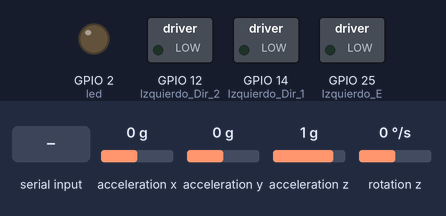
Bench run of a sketch on a simulated ESP32. On the bench: switched loads named in the sketch (green lamp = pin HIGH), output pins drawn as LEDs (lit = HIGH). Wiring (inferred from the names in the program): MPU-6050 motion sensor at I2C address 0x68. The test bench sets the inputs (shaded band); at power-on: acceleration x 0 g, acceleration y 0 g, acceleration z 1 g, rotation z 0 °/s. Nothing arrives over Bluetooth unless stated; pins used as bus, display or sensor lines are not drawn; what the sketch prints to the serial monitor is not drawn.

Above: at 1.2 s.
1.3 s: "B" received over the second serial link
At 1.9 s:
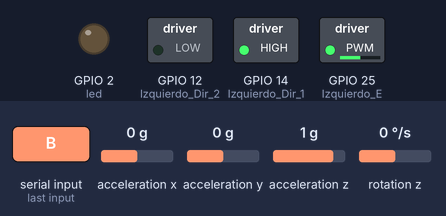
2.8 s: "R" received over the second serial link
At 3.9 s:
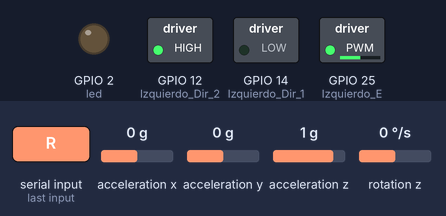
4.3 s: "L" received over the second serial link
At 5.5 s:
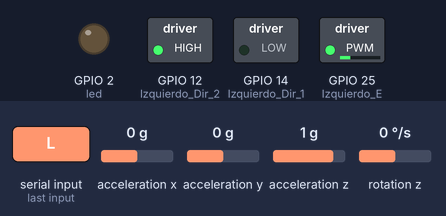
5.8 s: "W" received over the second serial link
At 7.0 s:
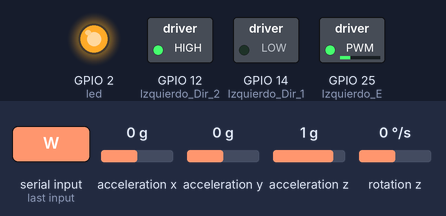
7.3 s: "F" received over the second serial link
At 8.3 s:
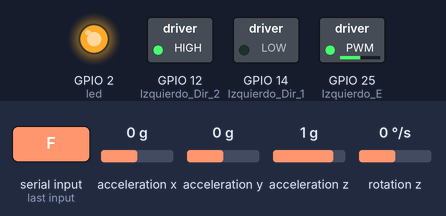
8.9 s: "S" received over the second serial link
At 9.2 s:
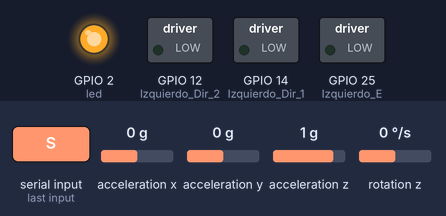
Timing chart, 0 to 11.4 s (numbered marks = the images above; inputs shaded):
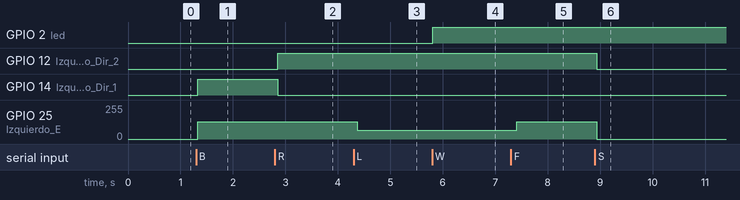

The sketch:

Esp_32_RV_Dir_Bluetood_C_MPU_PWM.ino
```cpp
/*
Comandos git:
  git commit -a -m "primero test"
  git push --set-upstream origin master
*/

#include "BluetoothSerial.h"

#if !defined(CONFIG_BT_ENABLED) || !defined(CONFIG_BLUEDROID_ENABLED)
#error Bluetooth is not enabled! Please run `make menuconfig` to and enable it
#endif

#include "Wire.h"

//Direccion I2C de la IMU
#define MPU 0x68

//Ratios de conversion
#define A_R 16384.0    // 32768/2
#define G_R 131.0       // 32768/250

//Conversion de radianes a grados 180/PI
#define RAD_A_DEG = 57.295779

//Declaracion objeto otro nucleo
TaskHandle_t Task1;

//Declaracion objeto Bluetoodth
BluetoothSerial SerialBT;

#define led 2

//Pines motor
#define Derecho_A 34
#define Derecho_B 35
#define Derecho_E 13
#define Derecho_Dir_1 26
#define Derecho_Dir_2 27
#define Izquierdo_A 23
#define Izquierdo_B 22
#define Izquierdo_E 25
#define Izquierdo_Dir_1 14
#define Izquierdo_Dir_2 12

int Adelante [2] = {0,1};
int Atras [2] = {1,0};
int Quieto [2] = {0,0};
long lastAction = 0;
int count = 0;

//Variables de comunicacion
String accion = "";
String incoming = "";
String to_send = "";
bool in = false;

// setting PWM properties
const int freq = 1000;
const int ChannelI = 0;
const int ChannelD = 1;
const int resolution = 10;

//MPU-6050 da los valores en enteros de 16 bits
//Valores RAW
int16_t AcX, AcY, AcZ, GyX, GyY, GyZ;

//Angulos
float Acc[3];
float Gy[3];
float Angle[3];

String valores;

long tiempo_prev;
float dt;

//Declaracion de funciones
void codeForTask1(void *parameter);
void mover(int Dir_D[2], int Dir_I[2], int PWM_D, int PWM_I);
void adelante();
void atras();
void derecha();
void isquierda();
void quieto();

void setup() {
  Wire.begin();
  Wire.beginTransmission(MPU);
  Wire.write(0x6B);
  Wire.write(0);
  Wire.endTransmission(true);
  Serial.begin(115200);

  xTaskCreatePinnedToCore(
    codeForTask1, /* Task function. */
    "Task_1",  /* name of task. */
    1000,     /* Stack size of task */
    NULL,     /* parameter of the task */
    1,        /* priority of the task */
    &Task1,     /* Task handle to keep track of created task */
    0);       /* Core */

  SerialBT.begin("ESP32"); //Bluetooth device name
  Serial.println("The device started, now you can pair it with bluetooth!");
  pinMode(led, OUTPUT);

  pinMode(Derecho_A, INPUT);
  pinMode(Derecho_B, INPUT);
  pinMode(Derecho_Dir_1, OUTPUT);
  pinMode(Derecho_Dir_2, OUTPUT);
  pinMode(Izquierdo_A, INPUT);
  pinMode(Izquierdo_B, INPUT);
  pinMode(Izquierdo_Dir_1, OUTPUT);
  pinMode(Izquierdo_Dir_2, OUTPUT);


  // configure LED PWM functionalitites
  ledcSetup(ChannelI, freq, resolution);
  ledcSetup(ChannelD, freq, resolution);

  // attach the channel to the GPIO to be controlled
  ledcAttachPin(Izquierdo_E, ChannelI);
  ledcAttachPin(Derecho_E, ChannelD);
}

void loop() {
   long now = millis();
   if (now - lastAction > 10){
     //Leer los valores del Acelerometro de la IMU
     Wire.beginTransmission(MPU);
     Wire.write(0x3F); //Pedir el registro 0x3F - corresponde al AcZ
     Wire.endTransmission(false);
     Wire.requestFrom(MPU,2,true);   //A partir del 0x3B, se piden 6 registros
     AcZ=Wire.read()<<8|Wire.read(); //Cada valor ocupa 2 registros

     //Leer los valores del Giroscopio
     Wire.beginTransmission(MPU);
     Wire.write(0x47);
     Wire.endTransmission(false);
     Wire.requestFrom(MPU,2,true);   //A partir del 0x43, se piden 6 registros
     GyZ=Wire.read()<<8|Wire.read(); //Cada valor ocupa 2 registros

     //Calculo del angulo del Giroscopio
     Gy[2] = GyZ/G_R;

     dt = (millis() - tiempo_prev) / 1000.0;
     tiempo_prev = millis();

     //Integración respecto del tiempo paras calcular el YAW
     Angle[2] = Angle[2]+Gy[2]*dt-0.00196; //Este 0.012 es para el ERROR lo Puso Sr. Vega

     //Mostrar los valores por consola
     valores = "90, " + String(Angle[2]) + ", -90";
     Serial.println(valores);
   }

   if (now - lastAction > 100){
     lastAction = now;
     if(count<4){
        quieto();
     }else{
       if(accion=="B"){
          atras();
       }
       if(accion=="R"){
          derecha();
       }
       if(accion=="L"){
          izquierda();
       }
       if(accion=="F"){
          adelante();
       }
       if(accion=="S"){
          quieto();
       }
       if(accion=="W"){
          to_send = ""+String(Angle[2])+" "+String(tiempo_prev)+"";//'1';
       }
       if(accion=="w"){
          to_send = '0';
       }
       accion="";
     }
     count++;
  }

  if(in){
    if(incoming == "W"){
      digitalWrite(led,HIGH);
    }
    if(incoming == "w"){
      digitalWrite(led,LOW);
    }
    accion=incoming;
    incoming ="";
    in = false;
  }

}

//*****************************
//***   TAREA OTRO NUCLEO   ***
//*****************************

void codeForTask1(void *parameter)
{

  for (;;)
  {

    while (SerialBT.available()) {
      int letra = SerialBT.read();
      incoming += (char)letra;
    }

    if(incoming != ""){
      Serial.println(incoming);
      in = true;
    }

    if(to_send != ""){
      char msg[25];
      char voidchar;
      to_send.toCharArray(msg, 100);
      int i=0;
      while(msg[i] != voidchar){
        Serial.print(msg[i]);
        SerialBT.write(msg[i]);
        i++;
      }
      Serial.println();
      to_send="";
    }

    vTaskDelay(20);
  }
}

//*****************************
//*******   FUNCIONES   *******
//*****************************

void mover(int Dir_D[2], int Dir_I[2], int PWM_D, int PWM_I){
  digitalWrite(Derecho_Dir_1, Dir_D[0]);
  digitalWrite(Derecho_Dir_2, Dir_D[1]);
  digitalWrite(Izquierdo_Dir_1, Dir_I[0]);
  digitalWrite(Izquierdo_Dir_2, Dir_I[1]);
  ledcWrite(ChannelD, PWM_D); //Salida analogica Derecha
  ledcWrite(ChannelI, PWM_I); //Salida analogica Isquierda
}

void adelante(){
  mover(Adelante, Adelante, 512, 512);
}

void atras(){
  mover(Atras, Atras, 512, 512);
}

void derecha(){
  mover(Adelante, Adelante, 256, 512);
}

void izquierda(){
  mover(Adelante, Adelante, 512, 256);
}

void quieto(){
  mover(Quieto, Quieto, 0, 0);
}
```

Measured:
- after the input at 1.3 s, GPIO 14 (Izquierdo_Dir_1): LOW → HIGH at once; GPIO 25 (Izquierdo_E): 0/255 → 128/255 at once
- after the input at 2.8 s, GPIO 12 (Izquierdo_Dir_2): LOW → HIGH after 0.05 s; GPIO 14 (Izquierdo_Dir_1): HIGH → LOW after 0.05 s
- after the input at 4.3 s, GPIO 25 (Izquierdo_E): 128/255 → 64/255 after 0.07 s
- after the input at 5.8 s, GPIO 2 (led): LOW → HIGH at once
- after the input at 7.3 s, GPIO 25 (Izquierdo_E): 64/255 → 128/255 after 0.11 s
- after the input at 8.9 s, GPIO 12 (Izquierdo_Dir_2): HIGH → LOW at once; GPIO 25 (Izquierdo_E): 128/255 → 0/255 at once
